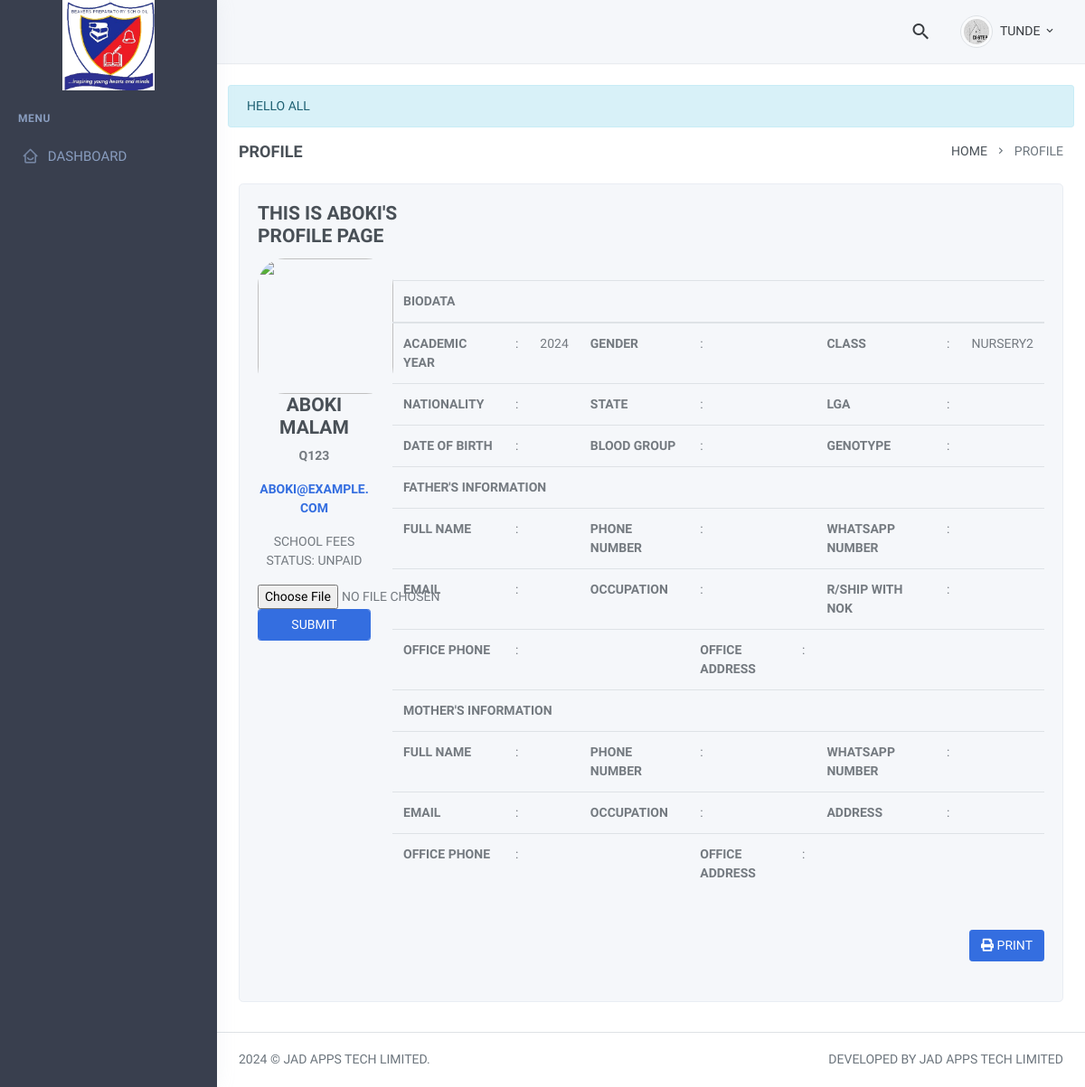
Screenshot of /public/profile.php?id=33 (signed in) with the database file from the repository.
### tables this page shows
CREATE TABLE `users` (
  `id` int NOT NULL AUTO_INCREMENT,
  `name` varchar(50) DEFAULT NULL,
  `surname` varchar(125) DEFAULT NULL,
  `email` varchar(50) DEFAULT NULL,
  `password` varchar(150) DEFAULT NULL,
  `usertype` varchar(45) NOT NULL DEFAULT 'student',
  `regnum` varchar(45) DEFAULT NULL,
  `class_arm` int unsigned DEFAULT NULL,
  `students_class` varchar(45) DEFAULT NULL,
  `nationality` varchar(45) DEFAULT NULL,
  `state` varchar(45) DEFAULT NULL,
  `lga` varchar(45) DEFAULT NULL,
  `bloodgroup` varchar(45) DEFAULT NULL,
  `genotype` varchar(45) DEFAULT NULL,
  `parents_fullname` varchar(100) DEFAULT NULL,
  `parents_phone` varchar(45) DEFAULT NULL,
  `parents_number` varchar(45) DEFAULT NULL,
  `occupation` varchar(45) DEFAULT NULL,
  `wphone` varchar(45) DEFAULT NULL,
  `address` varchar(45) DEFAULT NULL,
  `sponsor_fullname` varchar(45) DEFAULT NULL,
  `sponsor_phone` varchar(45) DEFAULT NULL,
  `sponsor_email` varchar(45) DEFAULT NULL,
  `sponsor_occupation` varchar(45) DEFAULT NULL,
  `sponsor_wphone` varchar(45) DEFAULT NULL,
  `sponsor_address` varchar(45) DEFAULT NULL,
  `dob` varchar(45) DEFAULT NULL,
  `parents_email` varchar(125) DEFAULT NULL,
  `gender` varchar(45) DEFAULT NULL,
  `school_fees` int NOT NULL DEFAULT '0',
  `photo` varchar(256) DEFAULT NULL,
  `toteach` varchar(2048) DEFAULT NULL,
  `prev_school` varchar(45) DEFAULT NULL,
  `office_address` varchar(45) DEFAULT NULL,
  `office_phone` varchar(45) DEFAULT NULL,
  `sponsor_office_phone` varchar(45) DEFAULT NULL,
  `sponsor_office_address` varchar(45) DEFAULT NULL,
  `form_teacher` int DEFAULT '0',
  `form_class` varchar(45) DEFAULT NULL,
  `active` varchar(2) DEFAULT '1',
  PRIMARY KEY (`id`),
  UNIQUE KEY `email_UNIQUE` (`email`),
  KEY `class_arm` (`class_arm`),
  CONSTRAINT `users_ibfk_1` FOREIGN KEY (`class_arm`) REFERENCES `class_arms` (`arm_id`)
);

CREATE TABLE `communications` (
  `id` int NOT NULL AUTO_INCREMENT,
  `message` varchar(450) DEFAULT NULL,
  `exp_date` datetime DEFAULT NULL,
  `uploaded_by` varchar(45) DEFAULT NULL,
  `status` int DEFAULT '0',
  PRIMARY KEY (`id`)
);

### public/profile.php (the view, shortened to what the rows shown need)
<?php
    include "./inc/header.php";
    $id = $_GET['id'];
$query = "SELECT * FROM users WHERE usertype = 'student'";
$run_query = mysqli_query($sqlConnection, $query);
$user = $run_query->fetch_all(MYSQLI_ASSOC);
    $query = "SELECT * FROM users WHERE id = '$id'";
    $result = mysqli_query($sqlConnection, $query);
    if($result->num_rows > 0){
        $this_user = $result->fetch_all(MYSQLI_ASSOC);
    }
?>
<body>
    <div id="layout-wrapper">
       <?php include "./inc/navbar.php"; ?>
        <div class="main-content">
            <div class="page-content">
            <?php include_once "communication_message.php"; ?>
                <div class="container-fluid">
                    <div class="row">
                    </div>
                    <div class="row">
                        <div class="col-md-12">
                            <div class="card">
                                <div class="card-body">
                                    <div class="clearfix row">
                                        <div class="col-md-3">
                                            <div class="float-left">
                                                <h4><b>This is <?php echo ucwords($this_user[0]['name']);?>'s Profile page</b></h4>
                                            </div>
                                        </div>
                                    </div>
                                    <div class="row mt-1">
                                        <div class="col-md-2 text-center">
                                        <?php
                                                    if( $this_user[0]['photo'] == null){
                                                        echo "<img src=\"./inc/images/dummy_img.png\" alt=\"\" class=\"\" style=\"border-radius: 20%; height: 150px; width:150px; background-size:auto;\">";
                                                    }else{
                                                        echo "<img src=\"./inc/images/".$this_user[0]['photo']."\" alt=".$this_user[0]['name']." class=\"\" style=\"border-radius: 20%; height: 150px; width:150px; background-size:auto;\">";
                                                    } ?>
                                            <h4 class="text-center"><?php echo strtoupper($this_user[0]['name']).' '.strtoupper($this_user[0]['surname']) ;?></h4>
                                            <p class="text-center"><strong><?php echo strtoupper($this_user[0]['regnum']);?></strong></p>
                                            <p class="text-center">
                                                <strong><a href='mailto:#'><?php echo $this_user[0]['email']; ?></a></strong></p>
                                            <div class="mt-2">
                                               <?php if($this_user[0]['usertype'] == 'student'){
                                                   echo "<p class='text-center'>School fees status:
                                                       <span>";
                                                    }
                                                     ?>
                                                    <?php
                                                    if($this_user[0]['usertype'] == 'student'){
                                                        echo "
                                                        </span>
                                                    </p>
                                                        ";
                                                    }
                                                    ?>
                                            </div>
                                            <div>
                                                <form action="./inc/update_photo.php" method="POST" enctype="multipart/form-data">
                                                </form>
                                            </div>
                                        </div>
                                        <div class="col-md-10">
                                            <div class="table-responsive">
                                                <table class="table mt-4">
                                                    <thead>
                                                        <tr>
                                                            <th colspan="9">BIODATA</th>
                                                        </tr>
                                                    </thead>
                                                    <tbody>
                                                        <tr>
                                                            <td><b>Academic year</b><br/></td>
                                                            <td>:</td>
                                                            <td class="text-right"><?php echo date('Y');?></td>
                                                            <td><b>Gender</b> <br/></td>
                                                            <td>:</td>
                                                            <td class="text-right"><?php echo strtoupper($this_user[0]['gender']);?></td>
                                                            <?php if($this_user[0]['usertype'] == 'student'): ?>
                                                                <td><b>Class</b> <br/> </td>
                                                                <td>:</td>
                                                                <td class="text-right"><?php echo strtoupper($this_user[0]['students_class']);?></td>
                                                            <?php endif; ?>
                                                        </tr>
                                                        <?php
                                                            if($this_user[0]['usertype'] != 'student'){
                                                                echo "
                                                                <tr>
                                                                    <th colspan='9'>EMERGENCY CONTACT INFORMATION</th>
                                                                </tr>
                                                                ";
                                                            }else{
                                                                echo"
                                                                <tr>
                                                                    <th colspan='9'>FATHER'S INFORMATION</th>
                                                                </tr>
                                                                ";
                                                            }
                                                        ?>
                                                        <?php
                                                            if($this_user[0]['usertype'] == 'student'):
                                                        ?>
                                                        <tr>
                                                            <th colspan="9">MOTHER'S INFORMATION</th>
                                                        </tr>
                                                        <?php endif;?>
                                                    </tbody>
                                                </table>
                                            </div>
                                        </div>
                                    </div>
                                </div>
                            </div>
                        </div>
                    </div>
                </div>
            </div>
          <?php include "./inc/footer.php"; ?>

### public/inc/navbar.php (shortened to what the rows shown need)
<header id="page-topbar">
    <div class="navbar-header">
        <div class="d-flex align-items-center">
            <div class="dropdown d-inline-block ml-2">
                <button type="button" class="btn header-item waves-effect" id="page-header-user-dropdown"
                    data-toggle="dropdown" aria-haspopup="true" aria-expanded="false">
                    <?php
                        if( $user[0]['photo'] == null){
                            echo "<img src=\"./inc/images/dummy_img.png\" alt=\"\" class=\"img-thumbnail rounded-circle header-profile-user\" \">";
                        }else{
                            echo "<img src=\"./inc/images/".$user[0]['photo']."\" alt=".$user[0]['name']." class=\"img-thumbnail rounded-circle header-profile-user\" \">";
                        }
                    ?>
                    <span class="d-none d-sm-inline-block ml-1"><?php echo ucwords($username); ?></span>
                    <i class="mdi mdi-chevron-down d-none d-sm-inline-block"></i>
                </button>
            </div>
        </div>
    </div>
</header>

### public/communication_message.php (shortened to what the rows shown need)
<?php
    if($comm != 1){
    echo"<div class='alert alert-info alert-dismissible fade show mb-3' role='alert'>
            $comm";
        ?>
    </div>
<?php
    }else{
        echo "<div></div>";
    }
?>

### rows the page displays
users: photo (picture)
communications: message "HELLO ALL"
users: name "ABOKI", surname "MALAM", regnum "Q123", email "ABOKI@EXAMPLE.COM", students_class "NURSERY2"

### other values shown
$username "TUNDE"
